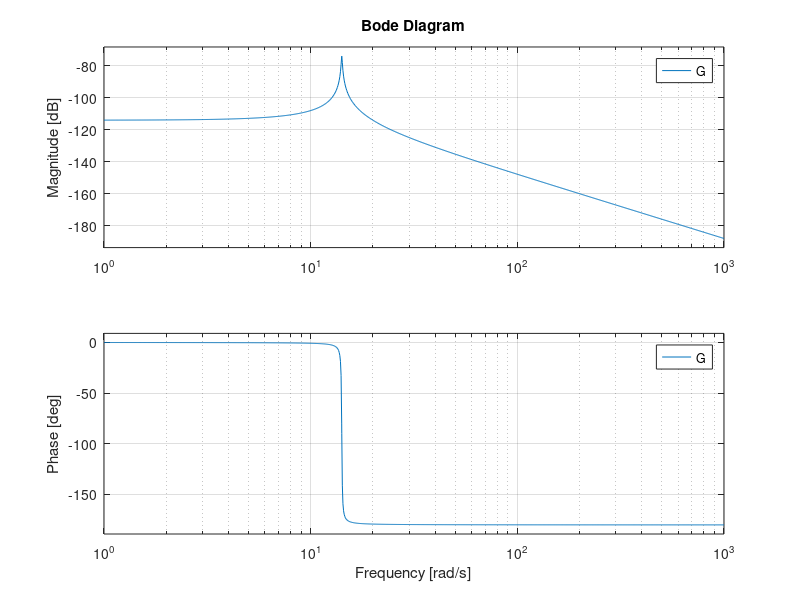
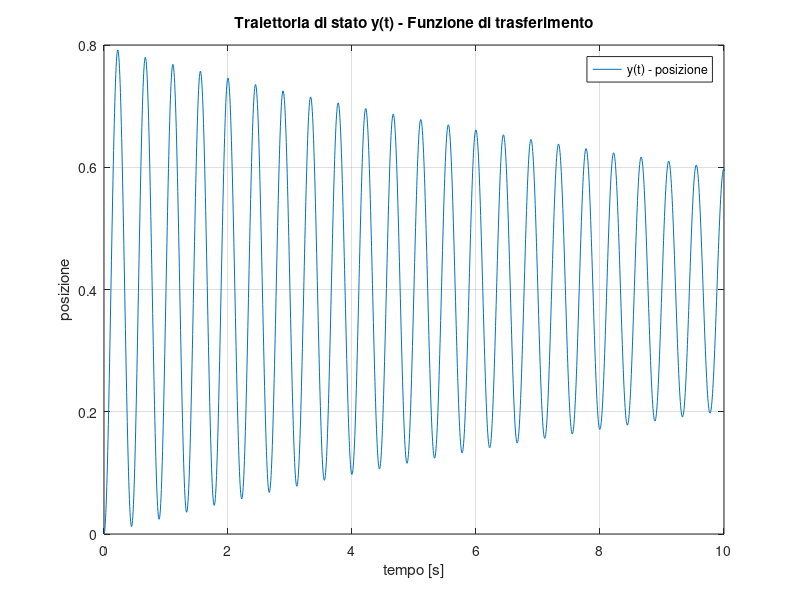
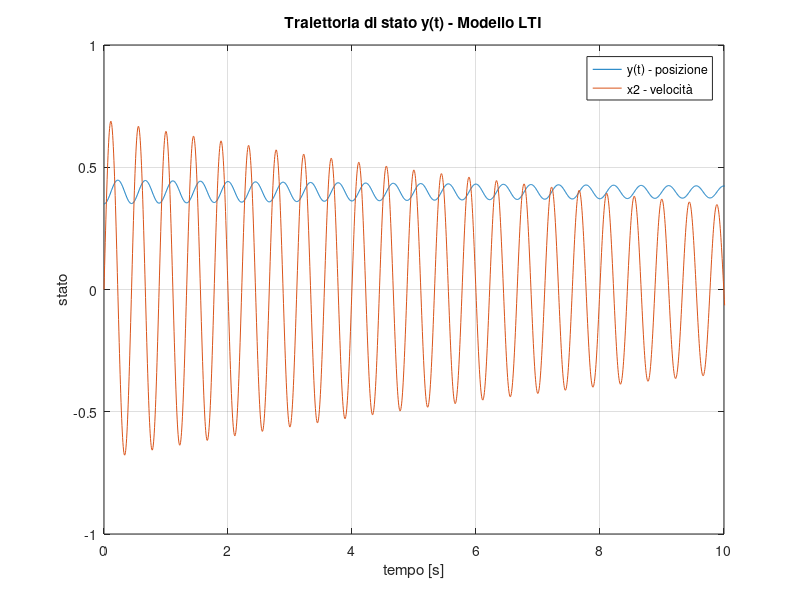
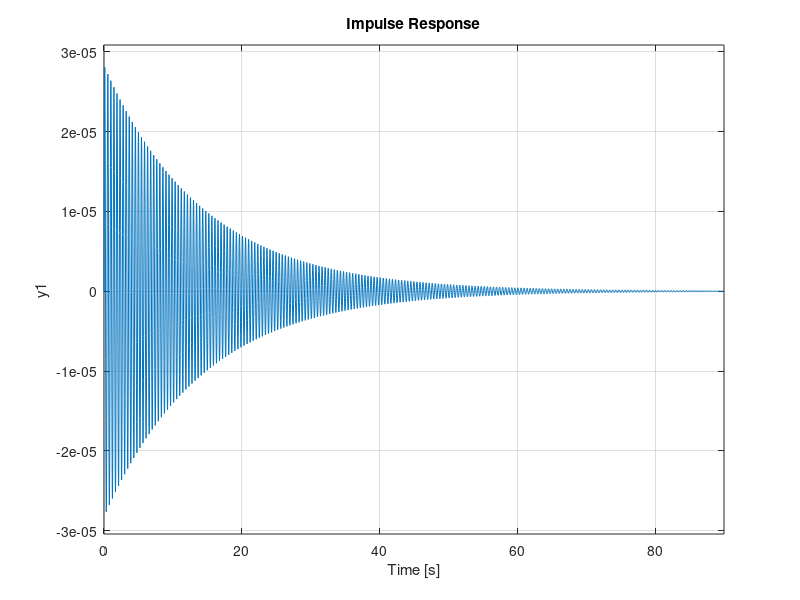

The MATLAB script that drew these images, in order: (Note: this script raises an error after producing the figures.)
clear all; close all; clc;

s = tf('s'); %%variabile della funzione di trasferimento
tt = 0:0.005:15; % tempo, da 0 a 15 secondi con passo 0.01

%%%%%%%%%%%%%%%%%%%%%%%%%%%%%%%
%%% Inserimento valori
m = 2500;       %% mass
b = 350;        %% smorzamento
k = 5*10^5;     %% cost. elastica lineare
ze = 0.35;      %% stato iniziale z

beta = 0.1;     %% coeff. di non lienarità elastica
n = 3;          %% coeff. di non lienarità elastica

% condizioni iniziali
pos_init = ze; % [m]
vel_init = 0; % [m/s]
x0 = [pos_init; vel_init];

%%uu(1:length(tt),1) = 500; ingresso di test con valore costante
uu(1:length(tt),1) = 9.81*m+k*ze; %%u(t) del sistema, ingresso
%%%%%%%%%%%%%%%%%%%%%%%%%%%%%%%

%% parte 1

%%%%%%%%%%%%%%%%%%%%%%%%%%%%%%%
%%% Fdt
G = 1/(m*s^2+s*b+k);
G_fatt = zpk(G) %%zero pole gain model -> forma fattorizzata del primo tipo, p->1/m = 0.0004

%%% plot diagramma di Bode
figure(1);
title('Funzione di trasferimento - diagramma di bode')
bode(G);
%%%%%%%%%%%%%%%%%%%%%%%%%%%%%%%


%% uscita fdt ad ingresso uu
%%%%%%%%%%%%%%%%%%%%%%%%%%%%%%%
% modello funzione di trasferimento
[YY, TT] = lsim(G,uu, tt);

%stampa della fuznione di trasferimento
figure(2);
hold on; grid on; zoom on; box on;
plot(TT,YY)
%%plot(TT, uu); //stampa ingresso
title('Traiettoria di stato y(t) - Funzione di trasferimento')
xlim([0, 10])
xlabel('tempo [s]')
ylabel('posizione')
legend('y(t) - posizione')
%%%%%%%%%%%%%%%%%%%%%%%%%%%%%%%

%%%%%%%%%%%%%%%%%%%%%%%%%%%%%%%
%%% modello LTI

% matrici del sistema
A = [0, 1; -k/m, -b/m];
B = [0; 1/m];
C = [1, 0];
D = 0;

% state-space model e soluzione dell'equazione
modello = ss(A, B, C, D);

[YY2, TT, XX] = lsim(modello, uu, tt, x0); %%simulazione modello dinamico

% stampa stato del sistema LTI
figure(3);
hold on; box on; zoom on; grid on;
plot(TT, XX);
%%plot(TT, uu); //stampa ingresso
title('Traiettoria di stato y(t) - Modello LTI')
xlim([0, 10]);
xlabel('tempo [s]')
ylabel('stato')
legend('y(t) - posizione', 'x2 - velocità');

% Dai risultati ottenuti è possibile osservare come nel momento in cui
% l'oggetto comincia a risalire, la velocità passa da valore negativo a
% valore positivo.

% risposta impulsiva fdt
figure(4);
title('Risposta impulsiva fdt')
impulse(G);

% risposta al gradino
figure(5);
title('Risposta al gradino fdt')
step(G);
%%%%%%%%%%%%%%%%%%%%%%%%%%%%%%%

%% test
%controllo fdt
Gcontrol = tf(modello) %%ritorna la funzione di trasferimento dal modello, utile per confronto con la tf calcolata
Id = eye(2);

% stampa confronto uscite tra fdt e modello LTI
figure(6);
hold on; box on; zoom on; grid on;
plot(TT,YY, 'r') %%fdt
plot(TT,YY2, 'g') %%LTI
title('Confronto modello LTI e fdt')
legend('y(t) fdt', 'y(t) - LTI');
%%note:
%sovrapposizione perfetta per: x0 = (0,0)
% con x0 != 0 la funzione LTI ha un comportamento diverso perché considera
% l'origine del sistema


%%%%%%%%%%%%%%%%%%%%%%% PUNTO 3 %%%%%%%%%%%%%%%%%%%%%%%

%solo per visualizzione, pulsazione minima e massima
omega_plot_min = 1e-3;
omega_plot_max = 1e6;

%% Calcolo coppia di equilibrio
x_1e = ze;

x_2e = 0;
u_e  = 9.81*m+k*x_1e;
x_e  = [x_1e;x_2e];


%% Linearizzazione e calcolo FdT
% matrici del sistema
A = [0, 1; -k/m, -b/m];
B = [0; 1/m];
C = [1, 0];
D = 0;

s  = tf('s');
GG = C*inv(s*eye(2) - A)*B + D

%% Specifiche

% errore a regime
WW = 1;
DD = 1;
e_star = 0.02;

% attenuazione disturbo sull'uscita
A_d = 30;
omega_d_min = omega_plot_min;
omega_d_MAX = 0.05;

% attenuazione disturbo di misura
A_n = 75;
omega_n_min = 8e4;
omega_n_MAX = 8e6;

% Sovraelongazione massima e tempo d'assestamento al 5%
S_star = 5;
epsilon = 5;
T_star = 0.01;

% Margine di fase
Mf_esp = 30;

%%%%%%%%%%%%%%%%%%%%%%%%%%%%%%%%%%%%%%%%%
%%% progettare REGOLATORE STATICO RR_s

mu_s_error = (WW + DD)/e_star
% calcolo del guadagno voluto per avere errore e_star

mu_s_RR_s = mu_s_error/abs(evalfr(GG,j*0));
% calcolo guadagno del regolatore statico come rapporto tra guadagno voluto e guadagno di GG a 0

mu_s_d = 10^(A_d/20)/abs(evalfr(GG,j*omega_d_MAX));
% calcolo guadagno del regolatore statico all'infinito (alla pulsazione massima per errore d)

RR_s = max(mu_s_RR_s, mu_s_d);
%%%%%%%%%%%%%%%%%%%%%%%%%%%%%%%%%%%%%%%%

% Sistema esteso
GG_e = RR_s*GG

%%%%%%%%%%%%%%%%%%%%%%%%%%%%%%%%%%%%%%%%%%%%
%%% Mappare specifiche sul diagramma di Bode

figure(7);
hold on;

%%%%%%%%%%%
%%% mappare attenuazione disturbo uscita (in diagramma di ampiezza)

% coordinate orizzontali
patch_d_x = [omega_d_min; omega_d_MAX; omega_d_MAX; omega_d_min];

% coordinate verticali
patch_d_y = [A_d; A_d; -200; -200];

patch(patch_d_x, patch_d_y,'r','FaceAlpha',0.2,'EdgeAlpha',0);
%%%%%%%%%%%
%%
%%%%%%%%%%%
%%% mappare attenuazione disturbo di misura (in diagramma di ampiezza)

% coordinate orizzontali
patch_n_x = [omega_n_min; omega_n_MAX; omega_n_MAX; omega_n_min];

% coordinate verticali
patch_n_y = [-A_n; -A_n; 200; 200];

patch(patch_n_x, patch_n_y,'g','FaceAlpha',0.2,'EdgeAlpha',0);
%%%%%%%%%%%

%%%%%%%%%%%
%%% mappare tempo di assestamento (in diagramma di ampiezza)

% calcolo di xi_star a partire dalla sovraelongazione percentuale
xi_star = abs(log(S_star/100))/sqrt(pi^2 + log(S_star/100)^2);

% calcolo margine di fase
M_f_S = 100*xi_star;

%trovare il margine di fase maggiore per soddisfare sia quello della specifica sia quello trovato dalla sovraelongazione
M_f = max(M_f_S,Mf_esp);

% pulsazione minima per garanitre tempo di assestamento
omega_c_min = 460/(M_f*T_star);

% coordinate orizzontali
patch_omega_c_x = [omega_plot_min; omega_c_min; omega_c_min; omega_plot_min];

% coordinate verticali
patch_omega_c_y = [0; 0; -200; -200];

patch(patch_omega_c_x, patch_omega_c_y,'b','FaceAlpha',0.2,'EdgeAlpha',0);
%%%%%%%%%%%

Legend_mag = ["A_d"; "A_n"; "\omega_{c,min}"; "G(j\omega)"];
legend(Legend_mag);

%Plot Bode con margini di stabilità
margin(GG_e,{omega_plot_min,omega_plot_max});

grid on; zoom on;

%%%%%%%%%%%
%%% mappare margine di fase (in diagramma di fase)

% creiamo pulsazione massima
omega_c_max = omega_n_min;

% coordinate orizzontali
patch_M_f_x = [omega_c_min; omega_c_max; omega_c_max; omega_c_min];

% coordinate verticali
patch_M_f_y = [M_f-180; M_f-180; -270; -270];

patch(patch_M_f_x, patch_M_f_y,'g','FaceAlpha',0.2,'EdgeAlpha',0);

Legend_arg = ["G(j\omega)"; "M_f"]; % Legenda colori
legend(Legend_arg);
%%%%%%%%%%%%%%%%%%%%%%%%%%%%%%%%%%%%%%%%%%%%

%return;

%%%%%%%%%%%%%%%%%%%%%%%%%%%%%%%%%%
%%% Design del REGOLATORE DINAMICO RR_d

% ci troviamo in uno scenario B che risolviamo tramite una rete anticipatrice

%determinare una pulsazione che si vuole prendere nella zona in cui si rispetta il vincolo di M_f
omega_c_star = 900;

%calcoliamo M_star e phi_star
M_omega_c_star = abs(evalfr(GG_e,j*omega_c_star));
arg_omega_c_star = rad2deg(angle(evalfr(GG_e,j*omega_c_star)));

M_star = 1/M_omega_c_star;
phi_star = M_f + 5 - 180 - arg_omega_c_star; % prendendo un piccolo margine in più di +5

% FORMULE DI INVERSIONE (calcoliamo tau e alpha_tau)
tau = (M_star - cosd(phi_star))/(omega_c_star*sind(phi_star));
alpha_tau = (cosd(phi_star) - 1/M_star)/(omega_c_star*sind(phi_star));

if(min(tau, alpha_tau) < 0)
    fprintf('Valori negativi. non corretto!\n');
    return;
end

RR_d = (1+tau*s)/(1+alpha_tau*s);

% regolatore in cui inseriamo un polo in alta frequenza (prima di omega_n_min)
% in questo caso il polo è stato scelto a 15000 (<80000)
R_high_frequency = 1/(1 + s/15000);

% il polo inserito influenza leggermente la fase

%%%%%%%%%%%%%%%%%%%%%%%%%%%%%%%%%%

RR = RR_d*RR_s*R_high_frequency;

%RR = RR_d*RR_s;

LL = RR*GG; % funzione di anello

figure(8);
hold on;

%%%%%%%%%%%%%%%%%%%%%%%%%%%%%%%%%%%%%%%%%%%%%%%%%%%%%%%%%%%%%%%%%%%%%
%%% verificare che la funzione d'anello LL non violi le zone proibite

patch(patch_d_x, patch_d_y,'r','FaceAlpha',0.2,'EdgeAlpha',0);

patch(patch_n_x, patch_n_y,'g','FaceAlpha',0.2,'EdgeAlpha',0);

patch(patch_omega_c_x, patch_omega_c_y,'b','FaceAlpha',0.2,'EdgeAlpha',0);

legend(Legend_mag);
margin(LL,{omega_plot_min,omega_plot_max}); % Plot Bode con margini di stabilità
grid on; zoom on;

% margine di fase
patch(patch_M_f_x, patch_M_f_y,'g','FaceAlpha',0.2,'EdgeAlpha',0);

legend(Legend_arg);
%%%%%%%%%%%%%%%%%%%%%%%%%%%%%%%%%%%%%%%%%%%%%%%%%%%%%%%%%%%%%%%%%%%%%

%%%%%%%%%%%%%%%%%%%%%%%%%%%%%%%%%%%%%%%%%%%%%%%%%%%%%%%%%%%%%%
%%% Mostrare che la risposta al gradino rispetti le specifiche

T_simulation = 2*T_star; %(+1000 per vedere errore a regime)
FF = LL/(1+LL);

%FF_s = GG_e/(1+GG_e);

%risposta a gradino di tutto il sistema retroazionato
[y_step, t_step] = step(WW*FF, T_simulation);

figure(9);
hold on;
plot(t_step, y_step);

%figure(4);
%hold on;
%step(WW*FF_s, T_simulation);
% 
LV = evalfr(WW*FF, 0);

%{}%

%%%%%%%%%%%%%%%%%%%%%%%%%%%%%%%%%%
%sovraelongazione
patch_s_x = [0; T_simulation; T_simulation; 0];
patch_s_y = [LV*(1+S_star/100); LV*(1+S_star/100); 2*LV; 2*LV];

patch(patch_s_x,patch_s_y,'r','FaceAlpha',0.3,'EdgeAlpha',0.5);
%%%%%%%%%%%%%%%%%%%%%%%%%%%%%%%%%%

%%%%%%%%%%%%%%%%%%%%%%%%%%%%%%%%%%
%tempo di assestamento
patch_T_x = [T_star; T_simulation; T_simulation; T_star];
patch_T_y = [LV*(1+epsilon/100); LV*(1+epsilon/100); 2*LV; 2*LV];
patch(patch_T_x,patch_T_y,'g','FaceAlpha',0.1,'EdgeAlpha',0.1);
%%%%%%%%%%%%%%%%%%%%%%%%%%%%%%%%%%

%%%%%%%%%%%%%%%%%%%%%%%%%%%%%%%%%%
%vieta valori più piccoli dell'1% rispetto al valore asintotico
patch_T_y_down = [LV*(1-epsilon/100); LV*(1-epsilon/100); 0; 0];

patch(patch_T_x,patch_T_y_down,'g','FaceAlpha',0.1,'EdgeAlpha',0.1);
%%%%%%%%%%%%%%%%%%%%%%%%%%%%%%%%%%
Legend_step = ["Risposta al gradino"; "Vincolo sovraelongazione"; "Vincolo tempo di assestamento"];
legend(Legend_step);
%%%%%%%%%%%%%%%%%%%%%%%%%%%%%%%%%%%%%%%%%%%%%%%%%%%%%%%%%%%%%%

%%%%%%%%%%%%%%%%%%%%%%%%%%%%%%%%%%%%%%%%%%%%%%%%%%%%%%%%%%%%%%%%%%%%%%%%%%%%%%%%%%%%%%%%%%%%%%%
%%% Mostrare risposta al disturbo in uscita con ampiezza unitaria e pulsazione omega_d_MAX
tt = 1:0.01:100;
%%%%%%%%%%%%%%%%%%%%%%%%%%%%%%%%%%%%%%%%%%%%%%%%%%%%%%%%%%%%%%%%%%%%%%%%%%%%%%%%%%%%%%%%%%%%%%%

%%%%%%%%%%%%%%%%%%%%%%%%%%%%%%%%%%%%%%%%%%%%%%%%%%%%%%%
%%% Mostrare risposta al disturbo di misura con ampiezza unitaria e pulsazione omega_n_min
tt = 0:1e-5:2*1e-3;
%%%%%%%%%%%%%%%%%%%%%%%%%%%%%%%%%%%%%%%%%%%%%%%%%%%%%%%





%%
%%%%%%%%%%%%%%%%%%%%%%%%%%%%%%%%%%%%%% PUNTO 4 %%%%%%%%%%%%%%%%%%%%%%%%%%%%%%%%%%%%%%
%%% Test sul sistema linearizzato con w, d e n dati da testo

WW = 1;
DD = 0;
NN = 0;

SS = 1/(1+LL);

figure(10)
bode(SS);
title("fdt SS");

figure(11);
bode(FF);
title("fdt FF")

tt = 0:1e-8:0.01;    % tempo, da 0 a 15 secondi con passo 0.01

for k=1:1:4
    DD = DD + sin(0.01*k*tt);
    NN = NN + 0.2*sin((8*1e4)*k*tt);
end

[y_step, t_step] = step(WW*LL/(1+LL), tt);
y_d = lsim(SS,DD,tt);
y_n = lsim(FF,NN,tt);

YY = y_step+y_d+y_n;

figure(12)
title("y_n");
hold on;
plot(tt,y_n,'r');
plot(tt,NN,'g');

figure(13)
title("y_d");
hold on;
plot(tt,y_d,'r');
plot(tt,DD,'g');

figure(14)
title("YY");
plot(tt,YY);